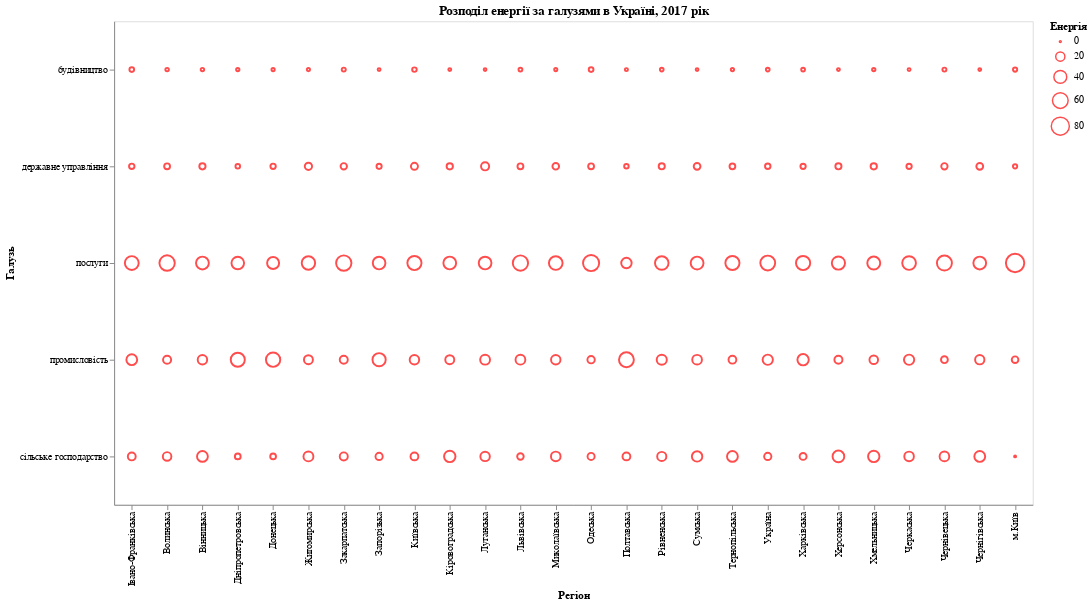

The code cell stored with this chart in its notebook:
### Code cell
alt.Chart(df_long[df_long['Рік']=='2017']).mark_point().encode(
    x = alt.X('Регіон:N'),
    y = alt.Y('Галузь:N'),
    size = alt.Size('Енергія'),
    color = alt.Color(value='red'),
    tooltip = [
        alt.Tooltip('Регіон:N'),
        alt.Tooltip('Галузь:N'),
        alt.Tooltip('Енергія:N')
    ]
).properties(width = 950, height = 500, title = 'Розподіл енергії за галузями в Україні, 2017 рік')

### Figure 1 — Vega-Lite specification as saved in the notebook (floating-point values rounded to 4 significant figures; data arrays with more than 128 entries replaced by an {"elided": "..."} marker saying what was removed)
{"config": {"view": {"continuousWidth": 400, "continuousHeight": 300}}, "data": {"name": "data-11e68111dfd01490fdd7701be2f6f340"}, "mark": "point", "encoding": {"color": {"value": "red"}, "size": {"type": "quantitative", "field": "Енергія"}, "tooltip": [{"type": "nominal", "field": "Регіон"}, {"type": "nominal", "field": "Галузь"}, {"type": "nominal", "field": "Енергія"}], "x": {"type": "nominal", "field": "Регіон"}, "y": {"type": "nominal", "field": "Галузь"}}, "height": 500, "title": "Розподіл енергії за галузями в Україні, 2017 рік", "width": 950, "$schema": "https://vega.github.io/schema/vega-lite/v4.8.1.json", "datasets": {"data-11e68111dfd01490fdd7701be2f6f340": {"elided": "130 records"}}}
